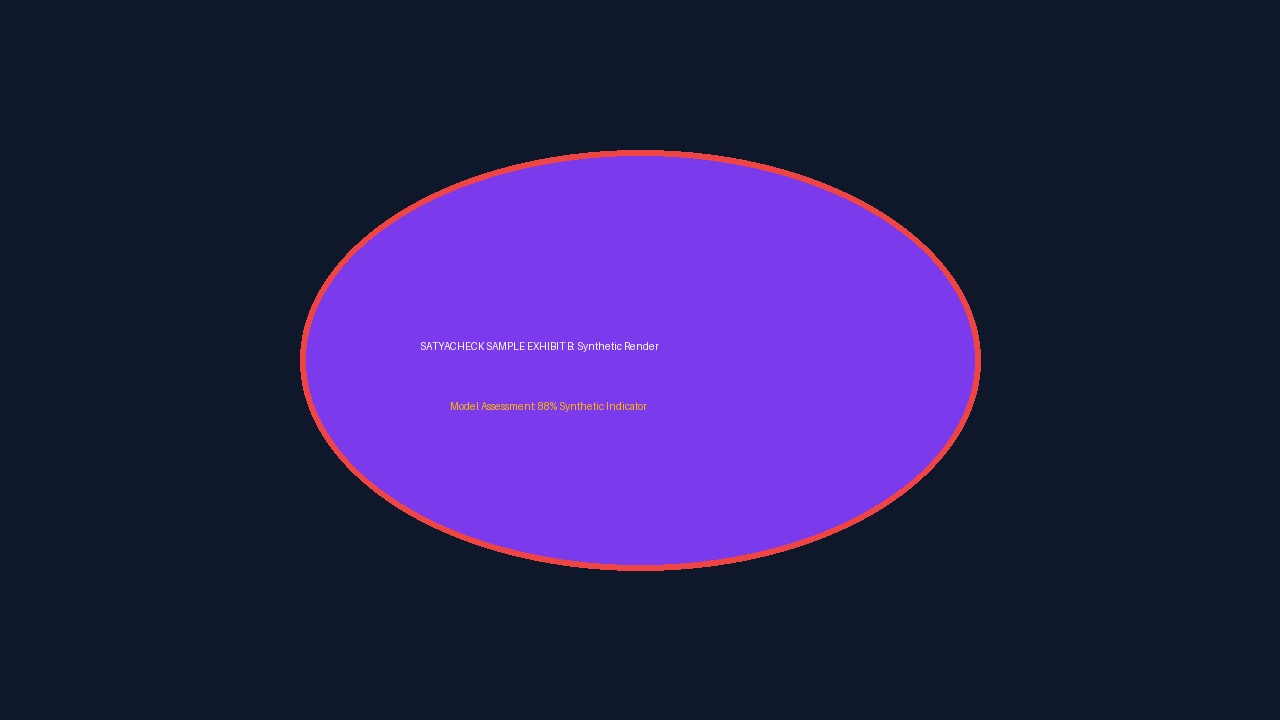
#> input picture backend/samples/sample_ai_generated.jpg, 1280 x 720 px
$ python -i image_service.py   (imports and definitions only)   (older library calls are emulated)
#> lines starting #> are read from the running program, lines starting #| are printed output that depends on the picture
import os
import cv2
import numpy as np
from PIL import Image, ImageEnhance
from config import Config

class ImageService:
    @staticmethod
    def calculate_ela(file_path: str, quality: int = 90) -> tuple[float, np.ndarray]:
        """
        Error Level Analysis (ELA).
        Re-saves image at quality=90, computes pixel difference with original.
        Returns (ela_score, ela_diff_image_bgr)
        """
#> called with file_path = '../samples/sample_ai_generated.jpg', quality = 90
        temp_ela_path = file_path + ".ela_tmp.jpg"
        try:
            with Image.open(file_path) as img:
#> img is the input picture: PIL image 1280x720 RGB; mean R, G, B 42.8, 31.9, 87.4
                img = img.convert('RGB')
                img.save(temp_ela_path, 'JPEG', quality=quality)

            orig = cv2.imread(file_path)
            resaved = cv2.imread(temp_ela_path)

            if os.path.exists(temp_ela_path):
                os.remove(temp_ela_path)

            if orig is None or resaved is None:
                return 0.0, np.zeros((100, 100, 3), dtype=np.uint8)

            if orig.shape != resaved.shape:
                resaved = cv2.resize(resaved, (orig.shape[1], orig.shape[0]))

            diff = cv2.absdiff(orig, resaved)
            # Scale diff for visibility
            diff_scaled = cv2.multiply(diff, 10)
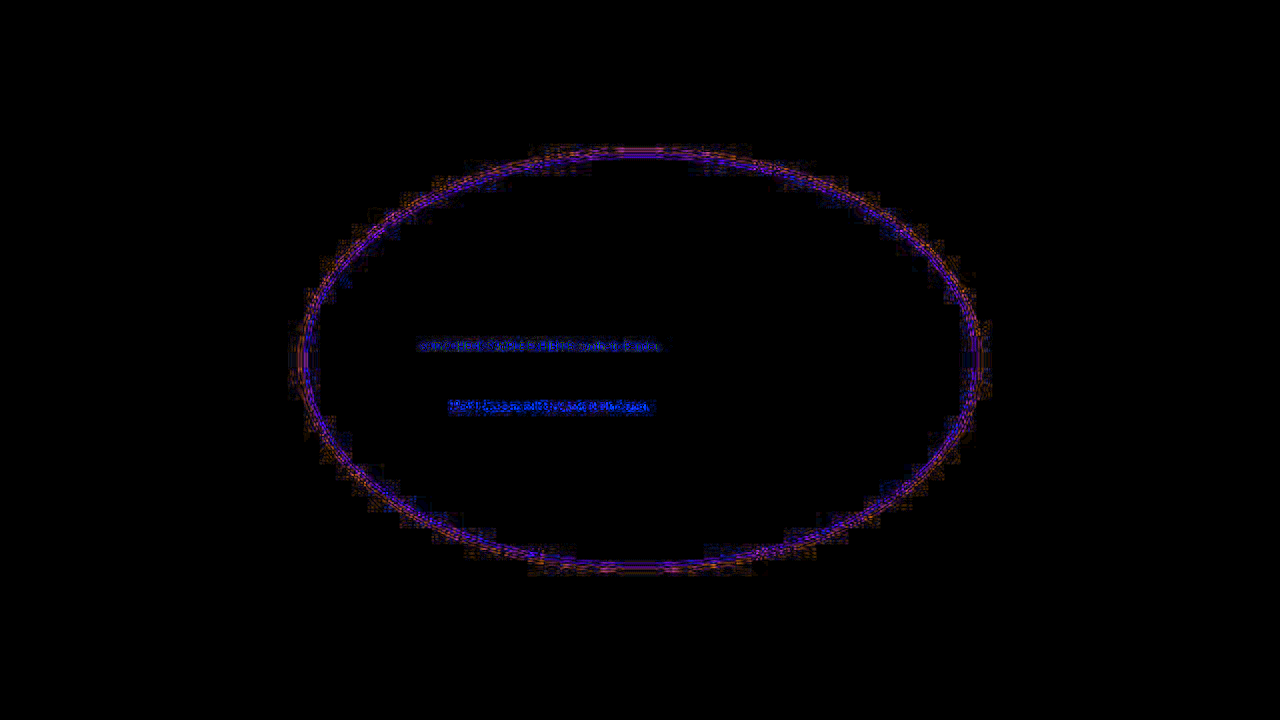
#> diff_scaled: shape (720, 1280, 3); mean B, G, R 2.8, 0.9, 1.9
            ela_score = round(float(np.mean(diff)), 4)
#> ela_score = 0.186
            return ela_score, diff_scaled
        except Exception:
            if os.path.exists(temp_ela_path):
                os.remove(temp_ela_path)
            return 0.0, np.zeros((100, 100, 3), dtype=np.uint8)

    # [177 lines left out: functions calculate_noise_variance, calculate_fft_score, generate_suspicious_heatmap, run_resilience_check, not called in this run]

>>> result = ImageService().calculate_ela('../samples/sample_ai_generated.jpg')
